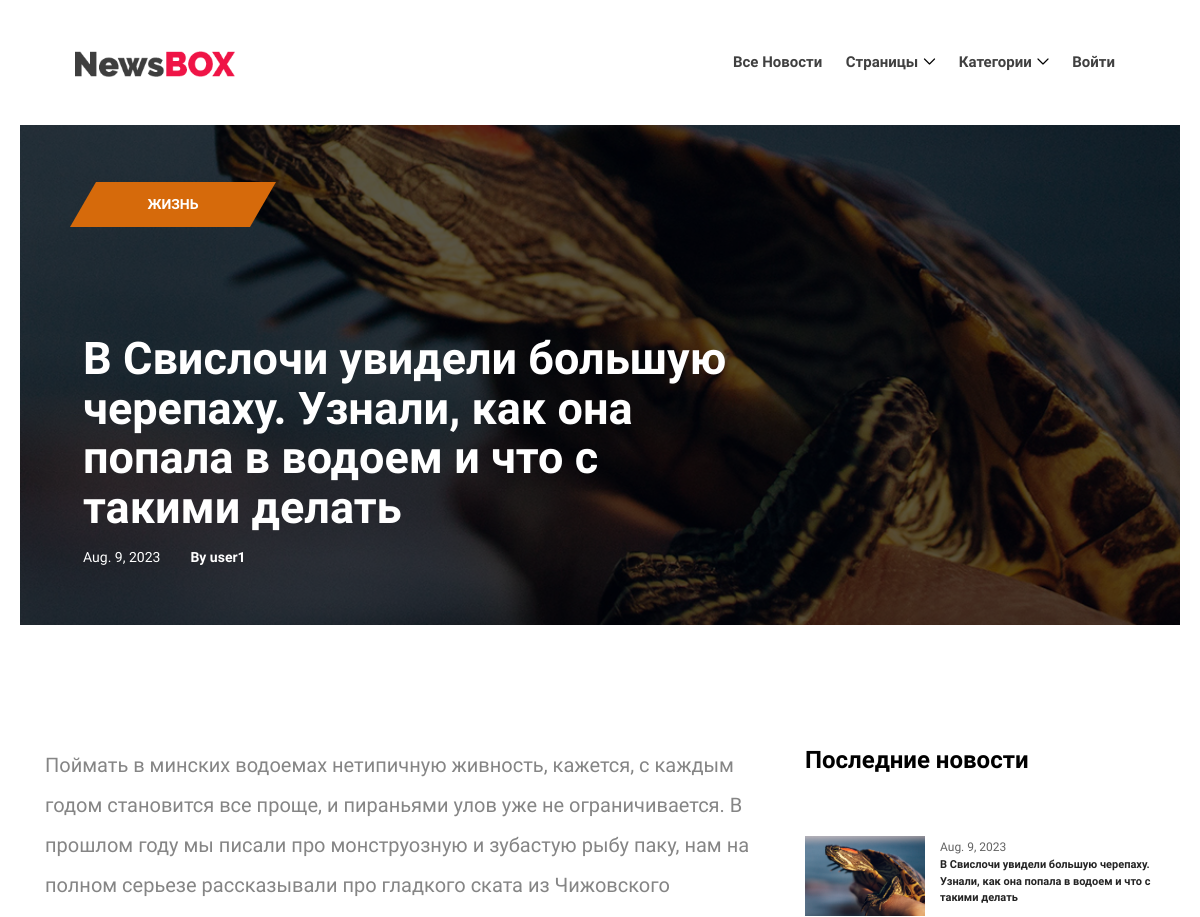
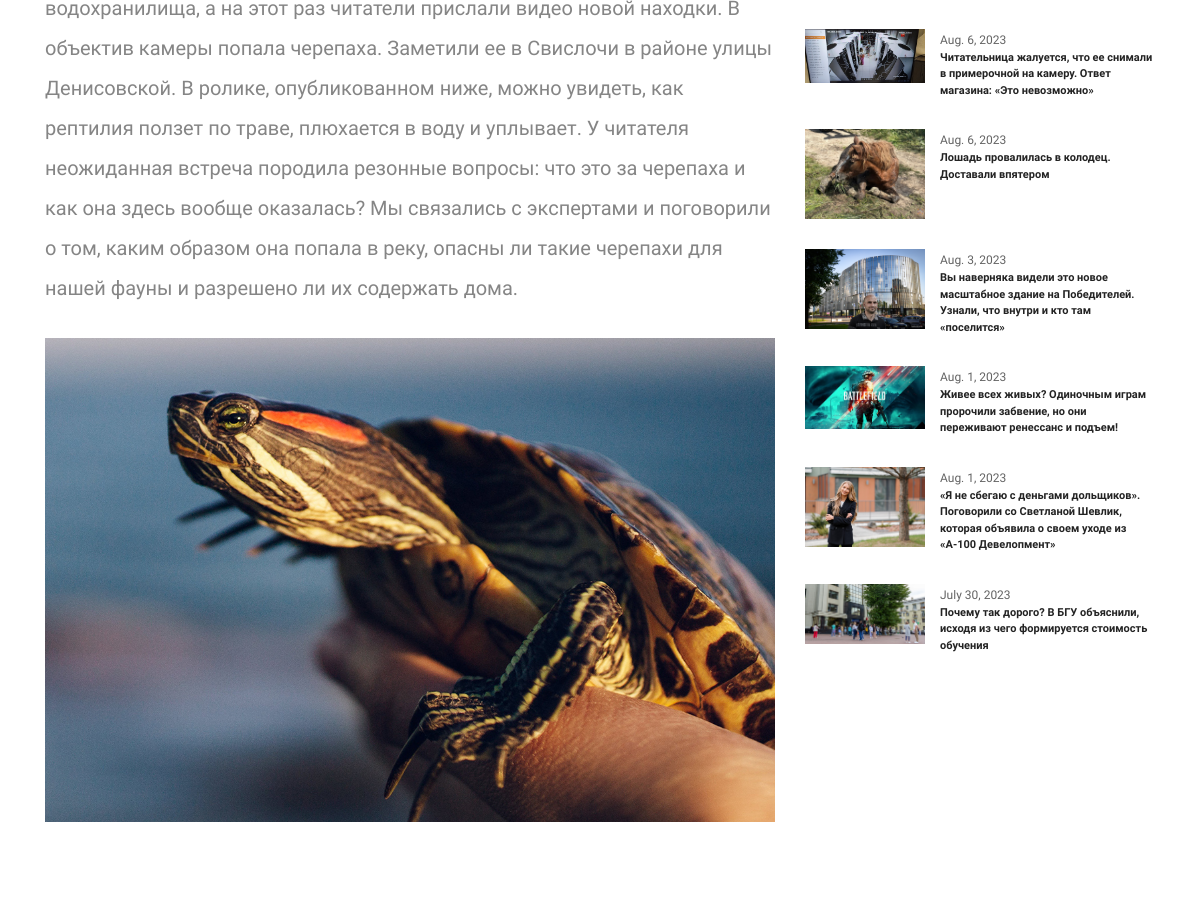
/news/19 (upper part), run on an earlier commit of the app's database (2 pictures, top to bottom).
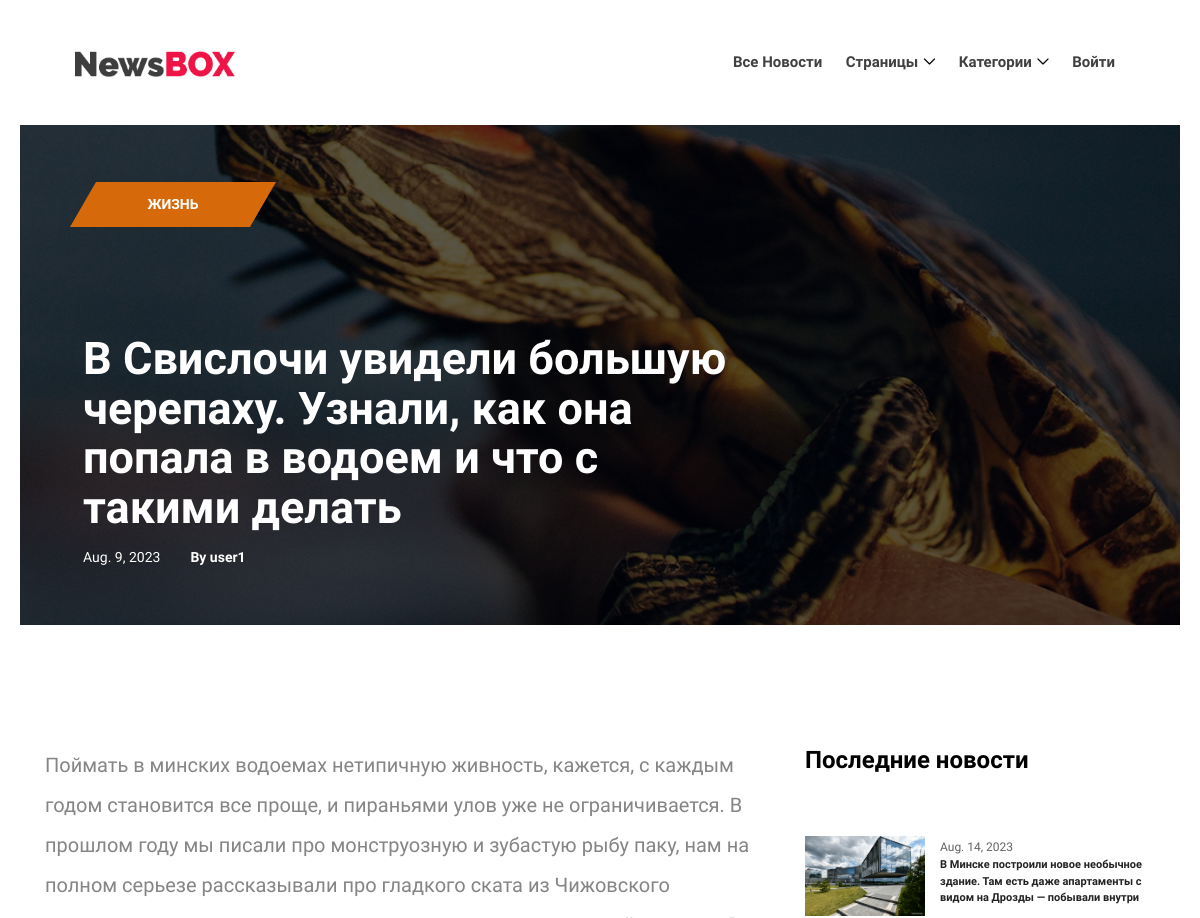
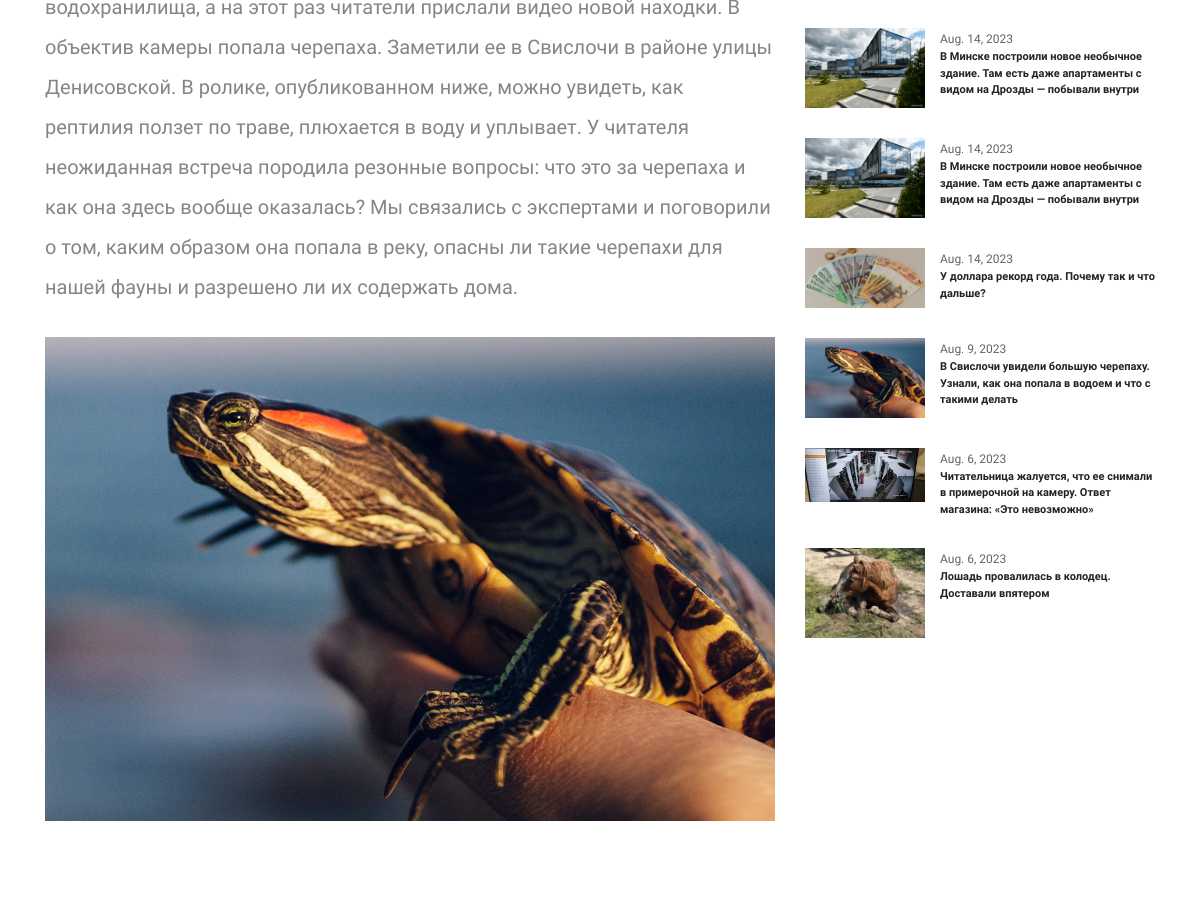
And on a later commit of the database (2 pictures, top to bottom).
### app/models.py (models this page shows, shortened)
class PostCategory(models.Model):
    post_id = models.ForeignKey(Post, on_delete=models.CASCADE)
    category_id = models.ForeignKey(Category, on_delete=models.CASCADE)

class Category(models.Model):
    name = models.CharField(max_length=64, unique=True, help_text='category name')
    subscriber_c = models.ManyToManyField(User, through='Subscriber', blank=True)
    def __str__(self):
        return self.name

class Post(models.Model):
    author = models.ForeignKey(Author, on_delete=models.CASCADE)
    datetime = models.DateTimeField(auto_now_add=True)
    category = models.ManyToManyField(Category, through='PostCategory', related_name='posts')
    title = models.CharField(max_length=128)
    text = models.TextField()
    rating = models.IntegerField(default=0)
    is_new = models.BooleanField(default=True)
    picture = models.FileField(upload_to='uploads/', blank=True, verbose_name='Загрузить картинку для новости', default='uploads/default.jpg')
    def get_absolute_url(self):
        return reverse('new_detail', args=[str(self.id)])

class Author(models.Model):
    user = models.OneToOneField(User, on_delete=models.CASCADE)
    rating = models.IntegerField(default=0)
    avatar = models.FileField(upload_to='uploads/', blank=True, verbose_name='Загрузить аватарку', default='uploads/ava_default.png')
    def __str__(self):
        return self.user.username

### app/views.py (the view)
# urls.py: path('<int:pk>', PostDetail.as_view(), name='new_detail'),
class PostDetail(DetailView):
    model = Post
    template_name = 'single_new.html'
    context_object_name = 'single_post'
    def get_context_data(self, **kwargs):
        context = super().get_context_data(**kwargs)
        context['new_categories'] = list(PostCategory.objects.filter(post_id_id=context['single_post'].id))
        context['last_news'] = list(Post.objects.order_by('-datetime')[:7])
        context['new_comments'] = list(Comment.objects.order_by('-datetime').filter(post=context['single_post']))
        self.object = self.get_object()
        context['post_author_user'] = self.object.author.user
        return context

### app/context_processors.py (called while the page is built)
def navigate_context(request):
    test = 'Оставь здесь свой отклик'
    context = {
        'vartest': test,
        'current_user': request.user,
        'categories': Category.objects.all(),
    }
    return context

### templates/single_new.html (shortened to what this page needs)
{% extends 'index.html' %}
{% block content %}
    {% if single_post.picture %}
        <div class="post-details-title-area bg-overlay clearfix" style="background-image: url({{ single_post.picture.url }})">
    {% else %}
        <div class="post-details-title-area bg-overlay clearfix" style="background-image: url(/media/uploads/default.jpg)">
    {% endif %}
        <div class="container-fluid h-100">
            <div class="row h-100 align-items-center">
                <div class="col-12 col-lg-8">
                    <div class="post-content">
                        {% if new_categories %}
                            {% for c in new_categories %}
                                <a href="http://127.0.0.1:8000/news/?category={{ c.category_id_id }}"><p class="tag"><span>{{ c.category_id }}</span></p></a>
                            {% endfor %}
                        {% endif %}
                        <p class="post-title" style="font-size: 45px">{{ single_post.title }}</p>
                        <div class="d-flex align-items-center">
                            <span class="post-date mr-30">{{ single_post.datetime.date }}</span>
                            <a href="#"><span class="post-date">By {{ single_post.author }}</span></a>
                        </div>
                    </div>
                </div>
            </div>
        </div>
    </div>
    <section class="post-news-area section-padding-100-0 mb-70">
        <div class="container">
            <div class="row justify-content-center">
                <div class="col-12 col-lg-8">
                    <div class="post-details-content mb-100">
                        <p style="font-size: 20px; text-align: left">{{ single_post.text }}</p>
                        {% if single_post.picture %}
                            <img class="mb-30" src="{{ single_post.picture.url }}" alt="картинка новости">
                        {% else %}
                            <img class="mb-30" src="../media/uploads/default.jpg" alt="картинка новости">
                        {% endif %}
                    </div>
                </div>
                <div class="col-12 col-sm-9 col-md-6 col-lg-4">
                    <div class="sidebar-area">
                        {% if last_news %}
                            <div class="single-widget-area news-widget mb-30">
                                <h4>Последние новости</h4>
                                {% for ln in last_news %}
                                    <div class="single-blog-post d-flex style-4 mb-30">
                                        <div class="blog-thumbnail">
                                            {% if ln.picture %}
                                                <a href="{{ ln.get_absolute_url }}"><img src="{{ ln.picture.url }}" alt=""></a>
                                            {% endif %}
                                        </div>
                                        <div class="blog-content">
                                            <span class="post-date">{{ ln.datetime.date }}</span>
                                            <a href="{{ ln.get_absolute_url }}" class="post-title" style="font-size: 11px">{{ ln.title }}</a>
                                        </div>
                                    </div>
                                {% endfor %}
                            </div>
                        {% endif %}
                    </div>
                </div>
            </div>
        </div>
    </section>
{% endblock content %}

What changed in the data, as far as the page shows it:
no longer on this page (row unchanged): Post: picture (picture), datetime "Aug. 3, 2023", title "Вы наверняка видели это новое масштабное здание на Победителей. Узнали, что внутри и кто там «поселится»"
no longer on this page (row unchanged): Post: picture (picture), datetime "Aug. 1, 2023", title "Живее всех живых? Одиночным играм пророчили забвение, но они переживают ренессанс и подъем!"
no longer on this page (row unchanged): Post: picture (picture), datetime "Aug. 1, 2023", title "«Я не сбегаю с деньгами дольщиков». Поговорили со Светланой Шевлик, которая объявила о своем уходе из «А-100 Девелопмент»"
no longer on this page (row unchanged): Post: picture (picture), datetime "July 30, 2023", title "Почему так дорого? В БГУ объяснили, исходя из чего формируется стоимость обучения"
added Post: picture (picture), datetime "Aug. 14, 2023", title "В Минске построили новое необычное здание. Там есть даже апартаменты с видом на Дрозды — побывали внутри"
added Post: picture (picture), datetime "Aug. 14, 2023", title "В Минске построили новое необычное здание. Там есть даже апартаменты с видом на Дрозды — побывали внутри"
added Post: picture (picture), datetime "Aug. 14, 2023", title "В Минске построили новое необычное здание. Там есть даже апартаменты с видом на Дрозды — побывали внутри"
added Post: picture (picture), datetime "Aug. 14, 2023", title "У доллара рекорд года. Почему так и что дальше?"
